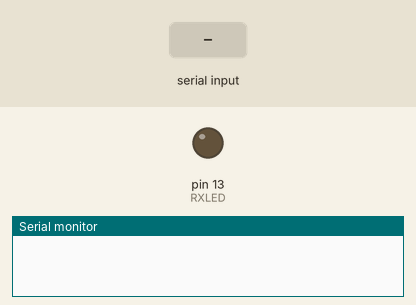
Simulated run of this sketch. Board: Arduino Uno, built with avr-gcc and run on an emulated ATmega328P. Shown: output pins drawn as LEDs (lit = HIGH), the last lines printed to the serial monitor. The inputs (shaded band) are chosen by the test bench.

Above: at 1.2 s.
1.3 s: "on\n" received over Serial
At 2.3 s:
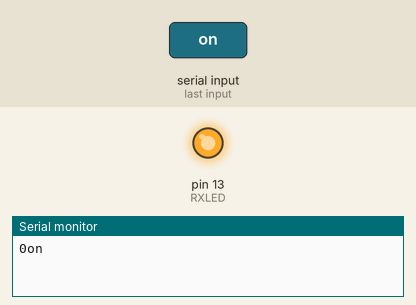
2.8 s: "off\n" received over Serial
At 3.5 s:
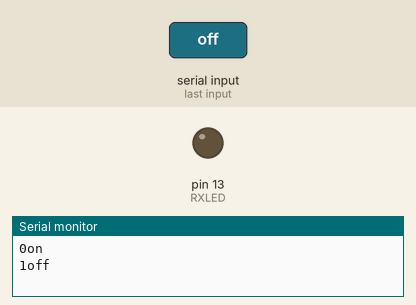
Timing chart, 0 to 5.8 s (numbered marks = the images above; inputs shaded):
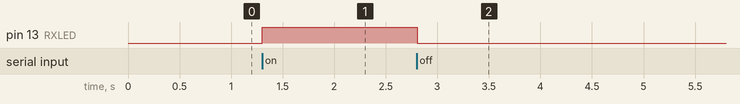

Measured:
- after the input at 1.3 s, pin 13 (RXLED): LOW → HIGH at once
- after the input at 2.8 s, pin 13 (RXLED): HIGH → LOW at once

The sketch:

sketch_feb28a.ino
```cpp
int RXLED = 13;
int i = 0;
void setup() {
  // put your setup code here, to run once:
  pinMode(LED_BUILTIN, OUTPUT);
  pinMode(RXLED, OUTPUT); // Set RX LED as an output


  Serial.begin(9600);
  Serial.setTimeout(5000);
}

void loop() {
  // put your main code here, to run repeatedly:
//  digitalWrite(RXLED, HIGH);
//  delay(1000);
//  digitalWrite(RXLED, LOW);
//  delay(1000);

//  Serial.write("hello\n\r");
  String cmd = Serial.readStringUntil('\n');
  char cmd_c[10];
  cmd.toCharArray(cmd_c, 10);

  if(cmd == "on"){
    digitalWrite(RXLED, HIGH);

  }
  if(cmd == "off"){
    digitalWrite(RXLED, LOW);
  }

  String str = String(i++);
  char c[5];
  str.toCharArray(c,5);
  Serial.write(c);
  Serial.write(cmd_c);
  Serial.write("\n\r");

}
```
